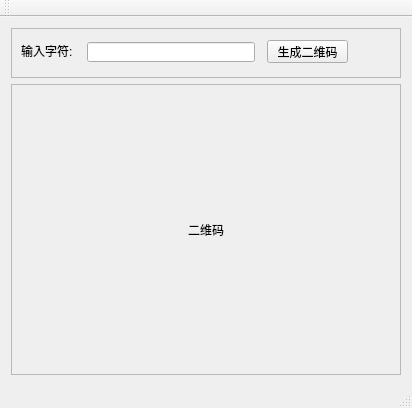
<?xml version="1.0" encoding="UTF-8"?>
<ui version="4.0">
 <class>MainWindow</class>
 <widget class="QMainWindow" name="MainWindow">
  <property name="geometry">
   <rect>
    <x>0</x>
    <y>0</y>
    <width>412</width>
    <height>408</height>
   </rect>
  </property>
  <property name="windowTitle">
   <string>MainWindow</string>
  </property>
  <widget class="QWidget" name="centralWidget">
   <layout class="QVBoxLayout" name="verticalLayout">
    <item>
     <widget class="QFrame" name="frame">
      <property name="maximumSize">
       <size>
        <width>16777215</width>
        <height>50</height>
       </size>
      </property>
      <property name="frameShape">
       <enum>QFrame::StyledPanel</enum>
      </property>
      <property name="frameShadow">
       <enum>QFrame::Raised</enum>
      </property>
      <widget class="QLabel" name="label">
       <property name="geometry">
        <rect>
         <x>10</x>
         <y>15</y>
         <width>71</width>
         <height>16</height>
        </rect>
       </property>
       <property name="text">
        <string>输入字符:</string>
       </property>
      </widget>
      <widget class="QLineEdit" name="lineEdit">
       <property name="geometry">
        <rect>
         <x>76</x>
         <y>14</y>
         <width>168</width>
         <height>20</height>
        </rect>
       </property>
      </widget>
      <widget class="QPushButton" name="pushButton">
       <property name="geometry">
        <rect>
         <x>256</x>
         <y>12</y>
         <width>81</width>
         <height>23</height>
        </rect>
       </property>
       <property name="text">
        <string>生成二维码</string>
       </property>
      </widget>
     </widget>
    </item>
    <item>
     <widget class="QFrame" name="frame_2">
      <property name="frameShape">
       <enum>QFrame::StyledPanel</enum>
      </property>
      <property name="frameShadow">
       <enum>QFrame::Raised</enum>
      </property>
      <layout class="QHBoxLayout" name="horizontalLayout">
       <item>
        <widget class="QLabel" name="label_2">
         <property name="text">
          <string>二维码</string>
         </property>
         <property name="alignment">
          <set>Qt::AlignCenter</set>
         </property>
        </widget>
       </item>
      </layout>
     </widget>
    </item>
   </layout>
  </widget>
  <widget class="QMenuBar" name="menuBar">
   <property name="geometry">
    <rect>
     <x>0</x>
     <y>0</y>
     <width>412</width>
     <height>23</height>
    </rect>
   </property>
  </widget>
  <widget class="QToolBar" name="mainToolBar">
   <attribute name="toolBarArea">
    <enum>TopToolBarArea</enum>
   </attribute>
   <attribute name="toolBarBreak">
    <bool>false</bool>
   </attribute>
  </widget>
  <widget class="QStatusBar" name="statusBar"/>
 </widget>
 <layoutdefault spacing="6" margin="11"/>
 <resources/>
 <connections/>
</ui>
